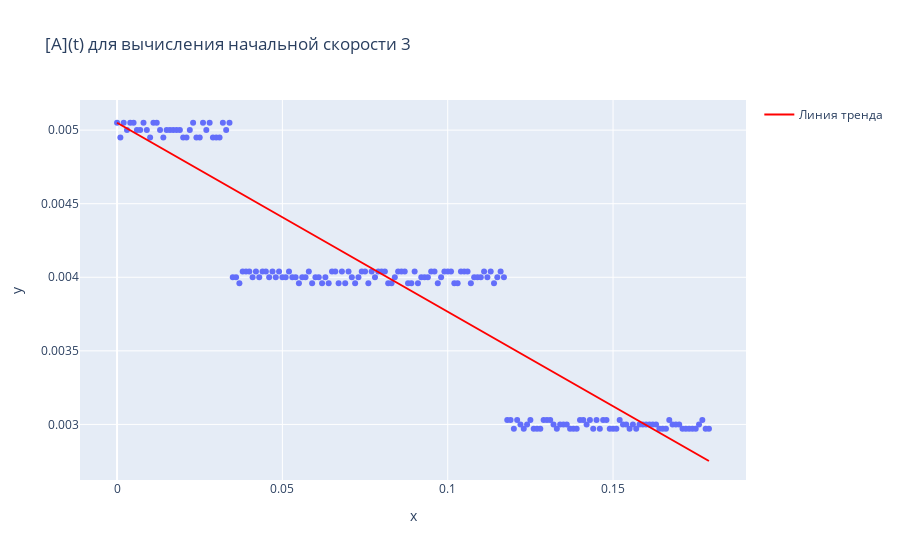

The cell this chart's notebook holds for it:
### Code cell
x = data['t.min.2'].head(180)
y = data['[A]exp.2'].head(180)
fig = px.scatter(data_frame=data, x=x, y=y, title='[A](t) для вычисления начальной скорости 3')

#Построение линии тренда с фиксированным свободным членом равным начальной концентрации
coeffs = np.polyfit(x, y, deg=1)
coeffs[1] = data['[A]exp.2'].values[0]
poly_eq = np.poly1d(coeffs)
x_trend = np.linspace(x.min(), x.max(), 100)
y_trend = poly_eq(x_trend)
fig.add_scatter(x=x_trend, y=y_trend, mode='lines', name='Линия тренда', line=dict(color='red'))

y_pred = poly_eq(x) 
r_squared = r2_score(y, y_pred)


print('Коэффициенты уравнения линии тренда: a = ' + str(coeffs[0])+', b = '+str(coeffs[1]))
print('R^2: '+str(r_squared))

fig.show()
r3 = -(coeffs[0])
print('r3 = '+str(r3))
